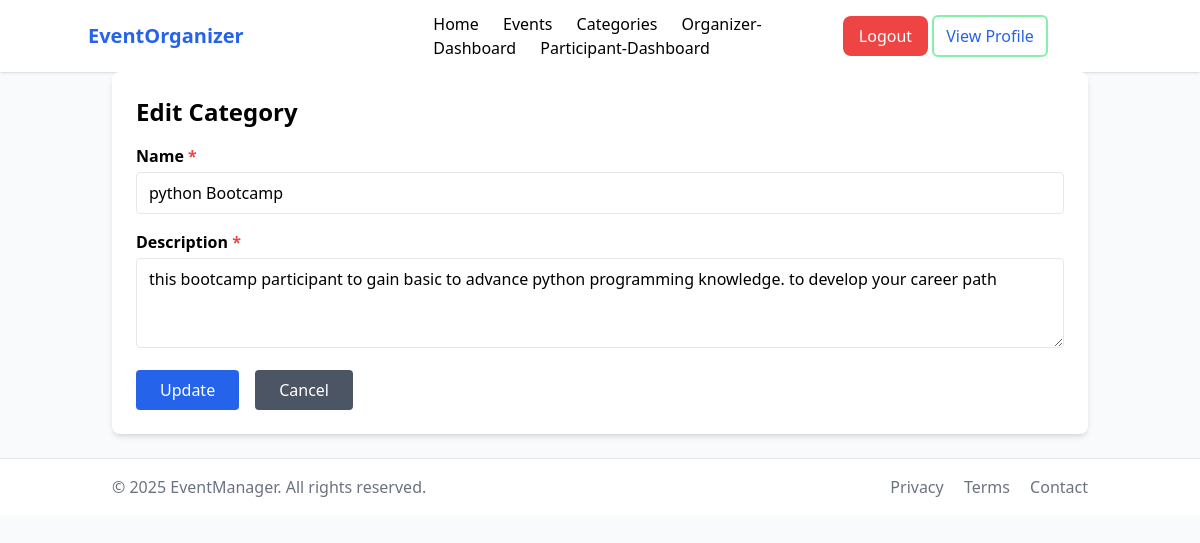
The page /events/categories/1/edit/ (signed in) on the database its author committed.
### events/models.py (models this page shows, shortened)
class Category(models.Model):
    name = models.CharField(max_length=200)
    description = models.TextField()

### events/views.py (the view)
# urls.py: path('categories/<int:id>/edit/', category_update, name='category_update'),
@permission_required('events.change_category', login_url='no-permession')
def category_update(request, id):
    category = get_object_or_404(Category, id=id)
    if request.method == 'POST':
        form = CategoryForm(request.POST, instance=category)
        if form.is_valid():
            form.save()
            return redirect('category_list')
    else:
        form = CategoryForm(instance=category)
    return render(request, 'events/category_form.html', {'form': form})

### events/forms.py
class CategoryForm(forms.ModelForm):
    class Meta:
        model = Category
        fields = ['name', 'description']
        widgets = {
            'name': forms.TextInput(attrs={'placeholder': 'Enter category name', 'class': 'w-full border rounded px-3 py-2'}),
            'description': forms.Textarea(attrs={'placeholder': 'Enter description', 'class': 'w-full border rounded px-3 py-2', 'rows': 3}),
        }

### events/templates/events/category_form.html (shortened to what this page needs)
{% load static %}
<!DOCTYPE html>
<html lang="en">
<head>
    <link rel="stylesheet" href="{% static "css/output.css" %}">
</head>
<body class="bg-gray-50">
{% include "events/navbar.html" %}
<div class="container mx-auto px-6">
    <div class="bg-white p-6 rounded-lg shadow-md">
        <h1 class="text-2xl font-bold mb-4">
            {% if form.instance.pk %}
                Edit Category
            {% else %}
                Add New Category
            {% endif %}
        </h1>
        <form method="POST" class="space-y-4">
            {% for field in form %}
                <div>
                    <label class="block mb-1 font-semibold">
                        {{ field.label }}
                        {% if field.field.required %}
                            <span class="text-red-500">*</span>
                        {% endif %}
                    </label>
                    {{ field }}
                </div>
            {% endfor %}
            <div class="flex gap-4">
                <button type="submit" class="bg-blue-600 text-white px-6 py-2 rounded hover:bg-blue-700">
                    {% if form.instance.pk %}Update{% else %}Create{% endif %}
                </button>
                <a href="{% url 'category_list' %}" class="bg-gray-600 text-white px-6 py-2 rounded hover:bg-gray-700">
                    Cancel
                </a>
            </div>
        </form>
    </div>
</div>
{% include "events/footer.html" %}
</body>
</html>

### rows shown on the page
Category: form "python Bootcamp" "this bootcamp participant to gain basic to advance python programming knowledge. to develop your career path"

### other values the page prints
{{ field.label }} "Name" "Description"
